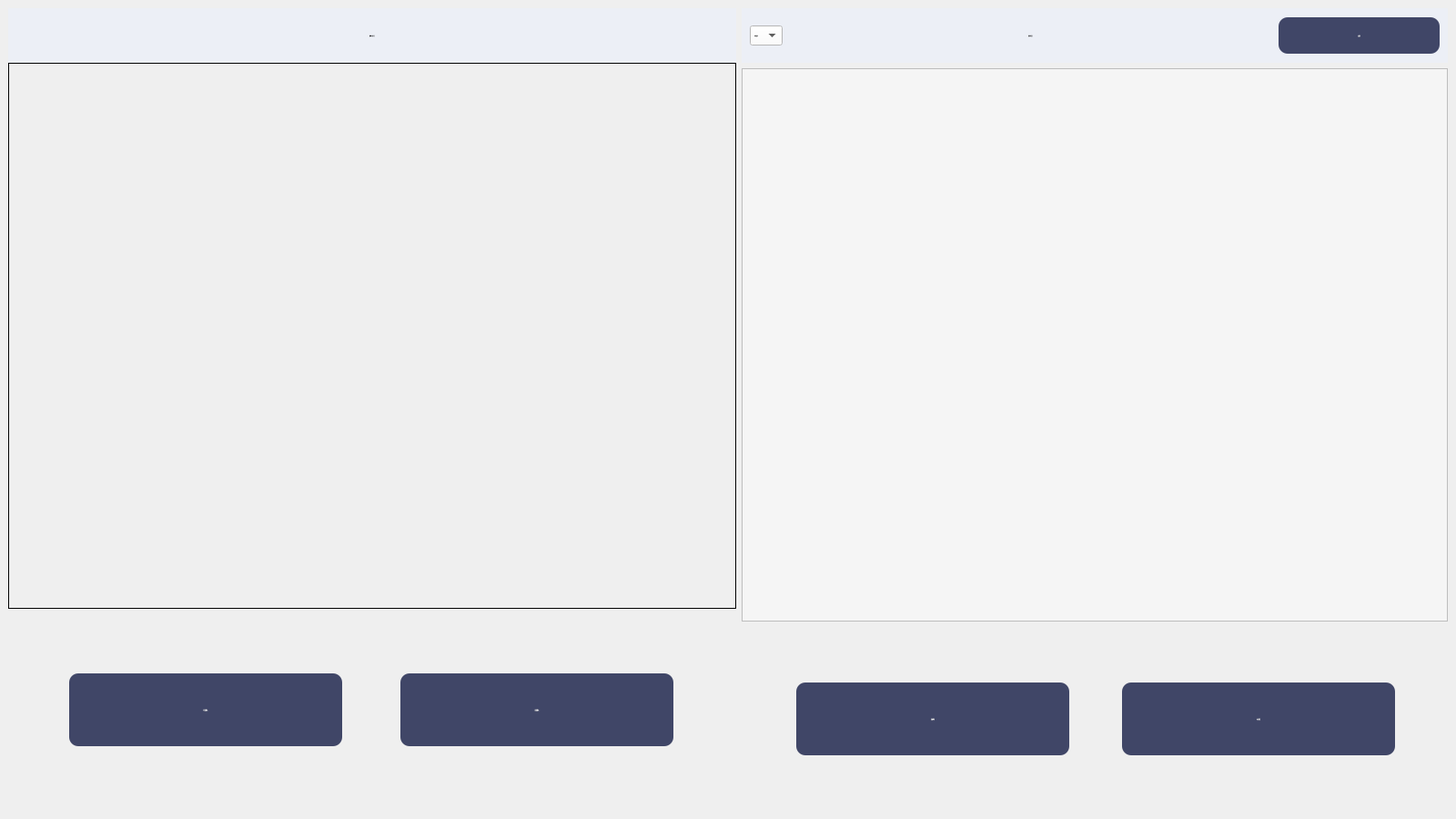
<?xml version="1.0" encoding="UTF-8"?>
<ui version="4.0">
 <class>MainWindow</class>
 <widget class="QMainWindow" name="MainWindow">
  <property name="geometry">
   <rect>
    <x>0</x>
    <y>0</y>
    <width>1600</width>
    <height>900</height>
   </rect>
  </property>
  <property name="minimumSize">
   <size>
    <width>1600</width>
    <height>900</height>
   </size>
  </property>
  <property name="maximumSize">
   <size>
    <width>16777215</width>
    <height>16777215</height>
   </size>
  </property>
  <property name="font">
   <font>
    <family>HarmonyOS Sans SC</family>
   </font>
  </property>
  <property name="windowTitle">
   <string>Camera and Voice App</string>
  </property>
  <widget class="QWidget" name="centralwidget">
   <layout class="QHBoxLayout" name="mainLayout" stretch="1,1">
    <item>
     <layout class="QVBoxLayout" name="leftLayout">
      <property name="spacing">
       <number>0</number>
      </property>
      <item>
       <widget class="QWidget" name="widget_2" native="true">
        <property name="minimumSize">
         <size>
          <width>0</width>
          <height>60</height>
         </size>
        </property>
        <property name="maximumSize">
         <size>
          <width>800</width>
          <height>16777215</height>
         </size>
        </property>
        <property name="styleSheet">
         <string notr="true">background-color: rgb(236, 239, 246);</string>
        </property>
        <layout class="QHBoxLayout" name="horizontalLayout_3">
         <item>
          <spacer name="horizontalSpacer_2">
           <property name="orientation">
            <enum>Qt::Orientation::Horizontal</enum>
           </property>
           <property name="sizeHint" stdset="0">
            <size>
             <width>40</width>
             <height>20</height>
            </size>
           </property>
          </spacer>
         </item>
         <item>
          <widget class="QLabel" name="cameraLabel">
           <property name="sizePolicy">
            <sizepolicy hsizetype="Preferred" vsizetype="Fixed">
             <horstretch>0</horstretch>
             <verstretch>0</verstretch>
            </sizepolicy>
           </property>
           <property name="maximumSize">
            <size>
             <width>16777215</width>
             <height>60</height>
            </size>
           </property>
           <property name="font">
            <font>
             <family>HarmonyOS Sans SC</family>
             <pointsize>-1</pointsize>
             <italic>false</italic>
             <bold>false</bold>
             <stylestrategy>PreferDefault</stylestrategy>
             <hintingpreference>PreferNoHinting</hintingpreference>
            </font>
           </property>
           <property name="focusPolicy">
            <enum>Qt::FocusPolicy::NoFocus</enum>
           </property>
           <property name="styleSheet">
            <string notr="true">	font: 40px &quot;HarmonyOS Sans SC&quot;;</string>
           </property>
           <property name="text">
            <string>摄像头显示区</string>
           </property>
           <property name="alignment">
            <set>Qt::AlignmentFlag::AlignCenter</set>
           </property>
          </widget>
         </item>
         <item>
          <spacer name="horizontalSpacer">
           <property name="orientation">
            <enum>Qt::Orientation::Horizontal</enum>
           </property>
           <property name="sizeHint" stdset="0">
            <size>
             <width>40</width>
             <height>20</height>
            </size>
           </property>
          </spacer>
         </item>
        </layout>
       </widget>
      </item>
      <item>
       <widget class="QLabel" name="cameraDisplay">
        <property name="sizePolicy">
         <sizepolicy hsizetype="Fixed" vsizetype="Fixed">
          <horstretch>0</horstretch>
          <verstretch>0</verstretch>
         </sizepolicy>
        </property>
        <property name="minimumSize">
         <size>
          <width>800</width>
          <height>600</height>
         </size>
        </property>
        <property name="maximumSize">
         <size>
          <width>800</width>
          <height>600</height>
         </size>
        </property>
        <property name="frameShape">
         <enum>QFrame::Shape::Box</enum>
        </property>
        <property name="alignment">
         <set>Qt::AlignmentFlag::AlignCenter</set>
        </property>
       </widget>
      </item>
      <item>
       <spacer name="verticalSpacer_3">
        <property name="orientation">
         <enum>Qt::Orientation::Vertical</enum>
        </property>
        <property name="sizeHint" stdset="0">
         <size>
          <width>20</width>
          <height>40</height>
         </size>
        </property>
       </spacer>
      </item>
      <item>
       <widget class="QWidget" name="widget" native="true">
        <property name="minimumSize">
         <size>
          <width>0</width>
          <height>90</height>
         </size>
        </property>
        <property name="maximumSize">
         <size>
          <width>800</width>
          <height>9999999</height>
         </size>
        </property>
        <layout class="QHBoxLayout" name="horizontalLayout">
         <item>
          <widget class="QPushButton" name="openCameraButton">
           <property name="sizePolicy">
            <sizepolicy hsizetype="Fixed" vsizetype="Fixed">
             <horstretch>0</horstretch>
             <verstretch>0</verstretch>
            </sizepolicy>
           </property>
           <property name="minimumSize">
            <size>
             <width>300</width>
             <height>80</height>
            </size>
           </property>
           <property name="font">
            <font>
             <family>HarmonyOS Sans SC</family>
             <pointsize>-1</pointsize>
             <italic>false</italic>
             <bold>false</bold>
             <hintingpreference>PreferNoHinting</hintingpreference>
            </font>
           </property>
           <property name="styleSheet">
            <string notr="true">QPushButton{
	background-color: rgb(64, 70, 103);
	border-radius: 10px;
	color: rgb(255, 255, 255);
	font: 30px &quot;HarmonyOS Sans SC&quot;;
}
QPushButton:hover{
	background-color: rgb(117, 122, 146);
	border-radius: 10px;
	color: rgb(255, 255, 255);
	font: 30px &quot;HarmonyOS Sans SC&quot;;
}</string>
           </property>
           <property name="text">
            <string>打开摄像头</string>
           </property>
          </widget>
         </item>
         <item>
          <widget class="QPushButton" name="closeCameraButton">
           <property name="sizePolicy">
            <sizepolicy hsizetype="Fixed" vsizetype="Fixed">
             <horstretch>0</horstretch>
             <verstretch>0</verstretch>
            </sizepolicy>
           </property>
           <property name="minimumSize">
            <size>
             <width>300</width>
             <height>80</height>
            </size>
           </property>
           <property name="font">
            <font>
             <family>HarmonyOS Sans SC</family>
             <pointsize>-1</pointsize>
             <italic>false</italic>
             <bold>false</bold>
             <hintingpreference>PreferNoHinting</hintingpreference>
            </font>
           </property>
           <property name="styleSheet">
            <string notr="true">QPushButton{
	background-color: rgb(64, 70, 103);
	border-radius: 10px;
	color: rgb(255, 255, 255);
	font: 30px &quot;HarmonyOS Sans SC&quot;;
}
QPushButton:hover{
	background-color: rgb(117, 122, 146);
	border-radius: 10px;
	color: rgb(255, 255, 255);
	font: 30px &quot;HarmonyOS Sans SC&quot;;
}</string>
           </property>
           <property name="text">
            <string>关闭摄像头</string>
           </property>
          </widget>
         </item>
        </layout>
       </widget>
      </item>
      <item>
       <spacer name="verticalSpacer">
        <property name="orientation">
         <enum>Qt::Orientation::Vertical</enum>
        </property>
        <property name="sizeHint" stdset="0">
         <size>
          <width>20</width>
          <height>40</height>
         </size>
        </property>
       </spacer>
      </item>
     </layout>
    </item>
    <item>
     <layout class="QVBoxLayout" name="rightLayout" stretch="0,5,0,1,0">
      <item>
       <widget class="QWidget" name="widget_3" native="true">
        <property name="minimumSize">
         <size>
          <width>0</width>
          <height>60</height>
         </size>
        </property>
        <property name="styleSheet">
         <string notr="true">background-color: rgb(236, 239, 246);
font: 21pt &quot;HarmonyOS Sans SC&quot;;</string>
        </property>
        <layout class="QHBoxLayout" name="horizontalLayout_4" stretch="0,3,1">
         <item>
          <widget class="QComboBox" name="comboBox">
           <property name="font">
            <font>
             <family>HarmonyOS Sans SC</family>
             <pointsize>-1</pointsize>
             <italic>false</italic>
             <bold>false</bold>
            </font>
           </property>
           <property name="styleSheet">
            <string notr="true">background-color: rgb(255, 255, 255);
font: 25px &quot;HarmonyOS Sans SC&quot;;
</string>
           </property>
           <property name="maxVisibleItems">
            <number>3</number>
           </property>
           <item>
            <property name="text">
             <string>本地服务</string>
            </property>
           </item>
           <item>
            <property name="text">
             <string>硅基流动</string>
            </property>
           </item>
          </widget>
         </item>
         <item>
          <widget class="QLabel" name="voiceLabel">
           <property name="font">
            <font>
             <family>HarmonyOS Sans SC</family>
             <pointsize>-1</pointsize>
             <italic>false</italic>
             <bold>false</bold>
            </font>
           </property>
           <property name="styleSheet">
            <string notr="true">	font: 40px &quot;HarmonyOS Sans SC&quot;;</string>
           </property>
           <property name="text">
            <string>语音对话区</string>
           </property>
           <property name="alignment">
            <set>Qt::AlignmentFlag::AlignCenter</set>
           </property>
          </widget>
         </item>
         <item>
          <widget class="QPushButton" name="settingsButton">
           <property name="minimumSize">
            <size>
             <width>0</width>
             <height>40</height>
            </size>
           </property>
           <property name="maximumSize">
            <size>
             <width>16777215</width>
             <height>40</height>
            </size>
           </property>
           <property name="font">
            <font>
             <family>HarmonyOS Sans SC</family>
             <pointsize>-1</pointsize>
             <italic>false</italic>
             <bold>false</bold>
            </font>
           </property>
           <property name="styleSheet">
            <string notr="true">QPushButton{
	background-color: rgb(64, 70, 103);
	border-radius: 10px;
	color: rgb(255, 255, 255);
	font: 25px &quot;HarmonyOS Sans SC&quot;;
}
QPushButton:hover{
	background-color: rgb(117, 122, 146);
	border-radius: 10px;
	color: rgb(255, 255, 255);
	font: 25px &quot;HarmonyOS Sans SC&quot;;
}</string>
           </property>
           <property name="text">
            <string>设置</string>
           </property>
          </widget>
         </item>
        </layout>
       </widget>
      </item>
      <item>
       <widget class="QListWidget" name="chatListWidget">
        <property name="font">
         <font>
          <family>宋体</family>
         </font>
        </property>
        <property name="styleSheet">
         <string notr="true">background-color: rgb(245, 245, 245);</string>
        </property>
        <property name="wordWrap">
         <bool>true</bool>
        </property>
       </widget>
      </item>
      <item>
       <spacer name="verticalSpacer_4">
        <property name="orientation">
         <enum>Qt::Orientation::Vertical</enum>
        </property>
        <property name="sizeHint" stdset="0">
         <size>
          <width>20</width>
          <height>40</height>
         </size>
        </property>
       </spacer>
      </item>
      <item>
       <widget class="QWidget" name="widget_5" native="true">
        <property name="minimumSize">
         <size>
          <width>300</width>
          <height>100</height>
         </size>
        </property>
        <layout class="QHBoxLayout" name="horizontalLayout_2">
         <property name="spacing">
          <number>60</number>
         </property>
         <property name="leftMargin">
          <number>60</number>
         </property>
         <property name="rightMargin">
          <number>60</number>
         </property>
         <item>
          <widget class="QPushButton" name="speak_button">
           <property name="minimumSize">
            <size>
             <width>300</width>
             <height>80</height>
            </size>
           </property>
           <property name="font">
            <font>
             <family>HarmonyOS Sans SC</family>
             <pointsize>-1</pointsize>
             <italic>false</italic>
             <bold>false</bold>
            </font>
           </property>
           <property name="styleSheet">
            <string notr="true">QPushButton{
	background-color: rgb(64, 70, 103);
	border-radius: 10px;
	color: rgb(255, 255, 255);
	font: 30px &quot;HarmonyOS Sans SC&quot;;
}
QPushButton:hover{
	background-color: rgb(117, 122, 146);
	border-radius: 10px;
	color: rgb(255, 255, 255);
	font: 30px &quot;HarmonyOS Sans SC&quot;;
}</string>
           </property>
           <property name="text">
            <string>开始录音</string>
           </property>
          </widget>
         </item>
         <item>
          <widget class="QPushButton" name="end_button">
           <property name="minimumSize">
            <size>
             <width>300</width>
             <height>80</height>
            </size>
           </property>
           <property name="font">
            <font>
             <family>HarmonyOS Sans SC</family>
             <pointsize>-1</pointsize>
             <italic>false</italic>
             <bold>false</bold>
            </font>
           </property>
           <property name="styleSheet">
            <string notr="true">QPushButton{
	background-color: rgb(64, 70, 103);
	border-radius: 10px;
	color: rgb(255, 255, 255);
	font: 30px &quot;HarmonyOS Sans SC&quot;;
}
QPushButton:hover{
	background-color: rgb(117, 122, 146);
	border-radius: 10px;
	color: rgb(255, 255, 255);
	font: 30px &quot;HarmonyOS Sans SC&quot;;
}</string>
           </property>
           <property name="text">
            <string>中止对话</string>
           </property>
          </widget>
         </item>
        </layout>
       </widget>
      </item>
      <item>
       <spacer name="verticalSpacer_5">
        <property name="orientation">
         <enum>Qt::Orientation::Vertical</enum>
        </property>
        <property name="sizeHint" stdset="0">
         <size>
          <width>20</width>
          <height>40</height>
         </size>
        </property>
       </spacer>
      </item>
     </layout>
    </item>
   </layout>
  </widget>
 </widget>
 <resources>
  <include location="resources/static.qrc"/>
 </resources>
 <connections/>
</ui>
